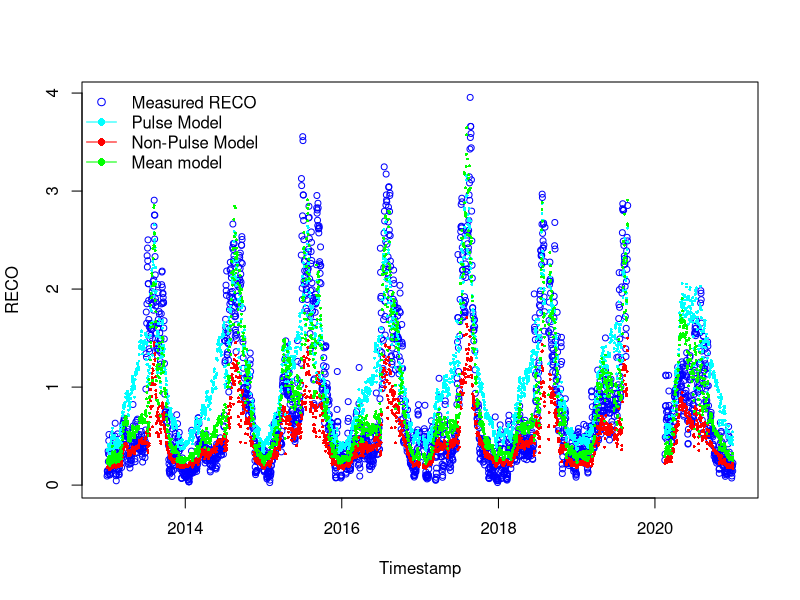
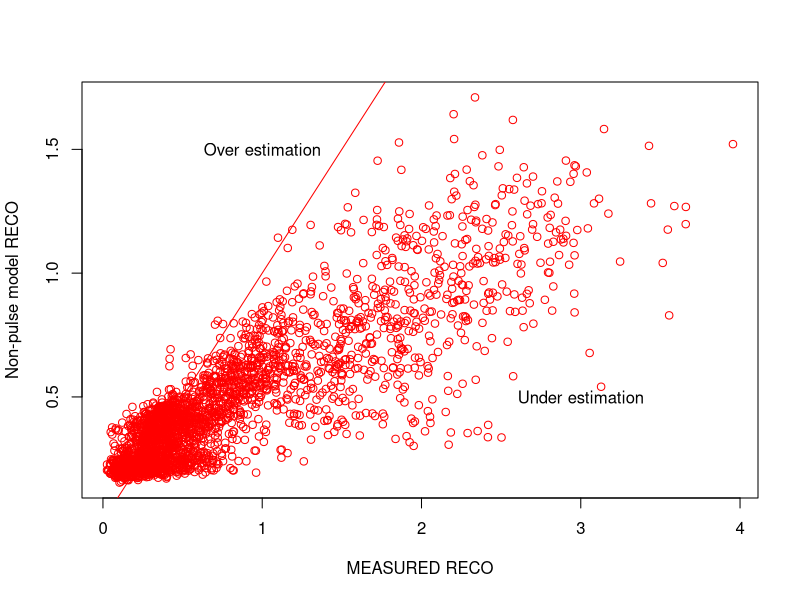
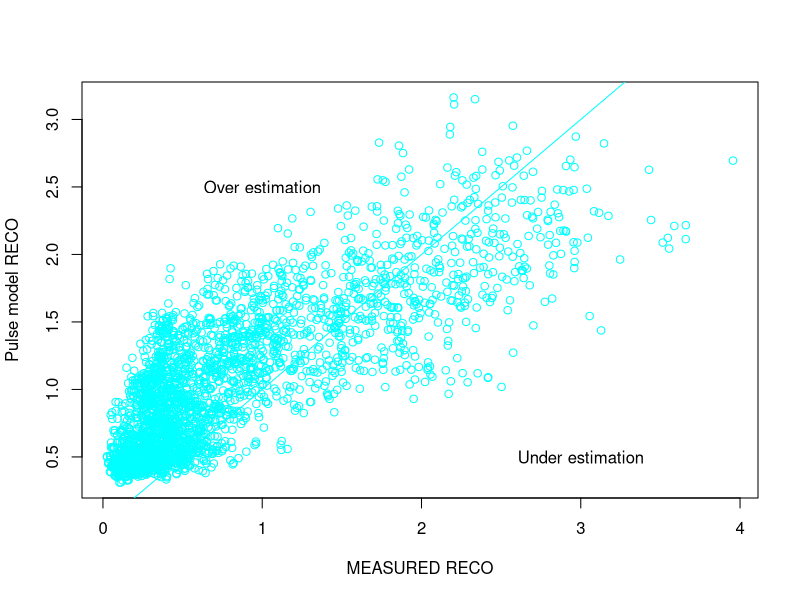
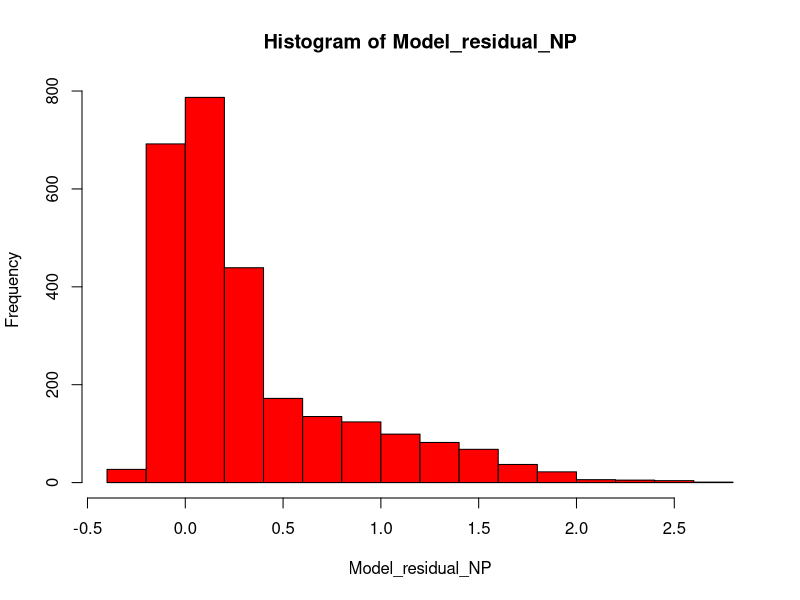
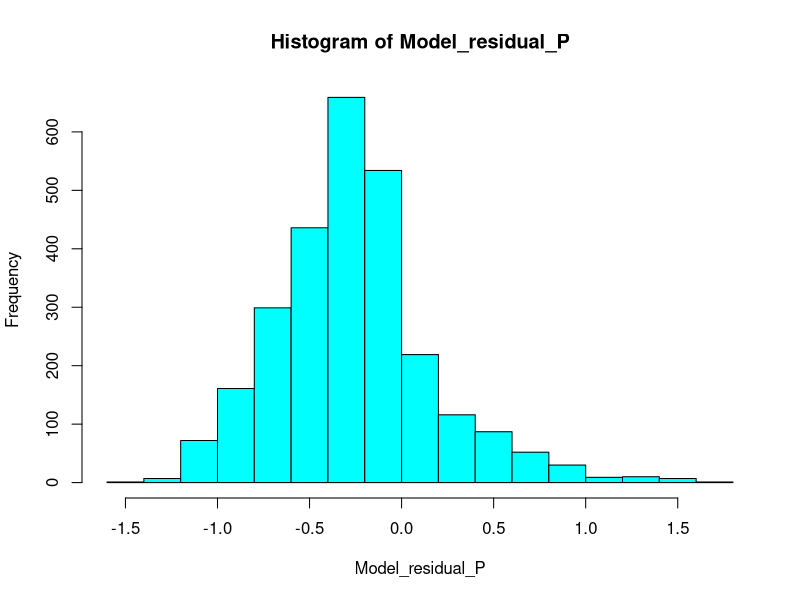
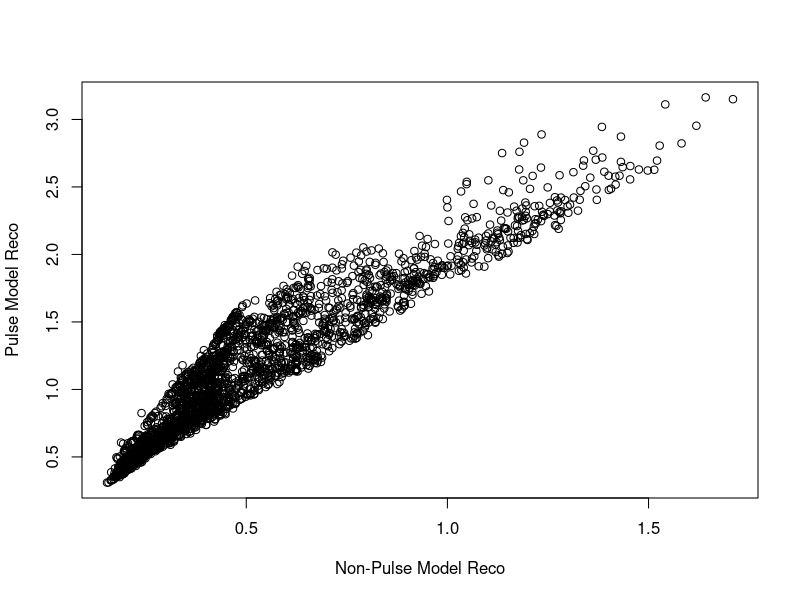
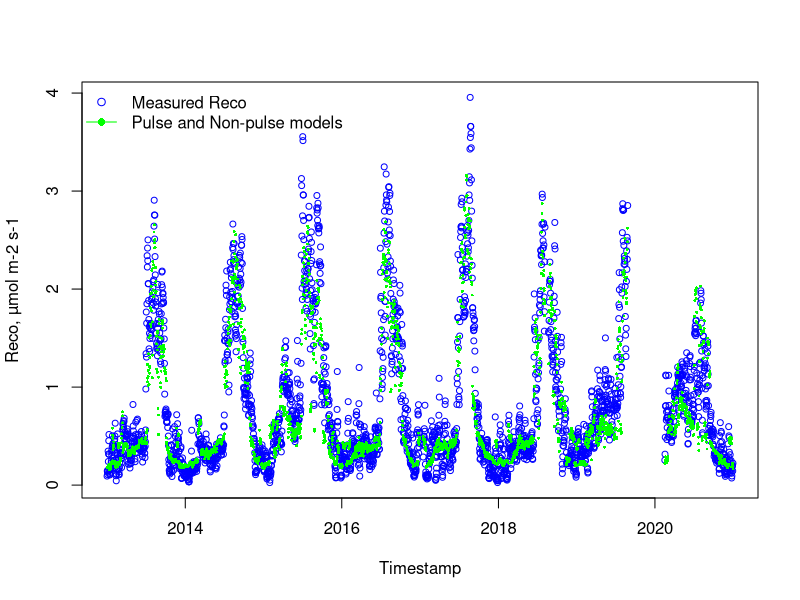
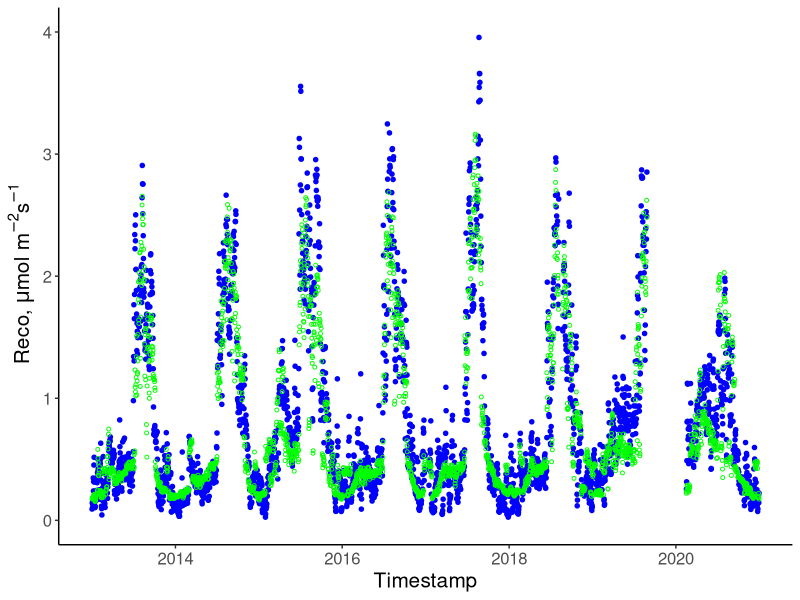

Source code (R) for these figures, in order:
# 17-05-2024
# Anastasia Makhnykina

library(dplyr)
library(tidyr)
library(tidyverse)
library(lubridate)
library(ggplot2)
library(units)
library(stats)
library(grDevices)
library(readr)
library(ggpubr)


# Read other pulse division docs - with "DM" in their names
years_sum1 <- read.csv("data/years_sum1_DM.csv")
years_sum_Pulse0 <- read.csv("data/years_sum_Pulse0_DM.csv")
years_sum_Pulse1 <- read.csv("data/years_sum_Pulse1_DM.csv")

# Make sure in the Date format
years_sum_Pulse0$date <- as.Date(years_sum_Pulse0$date)
years_sum_Pulse1$date <- as.Date(years_sum_Pulse1$date)
years_sum1$date <- as.Date(years_sum1$date)

# CHECK COLUMN NAMES AND DATA TYPES
str(years_sum_Pulse0)
str(years_sum_Pulse1)
str(years_sum1)

####### Non-Pulse model ###################
###########################################

# Remove rows with missing values
years_sum_Pulse0 <- na.omit(years_sum_Pulse0)

# Calculate Soil Moisture
years_sum_Pulse0$meanSWC5 <- as.numeric(as.character(years_sum_Pulse0$meanSWC5))
SoilMoisture <- years_sum_Pulse0$meanSWC5/100

# Assign variables
years_sum_Pulse0$meanST5 <- as.numeric(as.character(years_sum_Pulse0$meanST5))
years_sum_Pulse0$meanGPP <- as.numeric(as.character(years_sum_Pulse0$meanGPP))

meanSWC5_NP <- SoilMoisture
meanST5_NP <- years_sum_Pulse0$meanST5
meanGPP_NP <- years_sum_Pulse0$meanGPP
GPPmax_NP <- max(years_sum_Pulse0$meanGPP, na.rm = TRUE)

########## Fit Non-Pulse model ##################
years_sum_Pulse0$meanRECO <- as.numeric(as.character(years_sum_Pulse0$meanRECO))

Param_model4_NP <- nls(meanRECO ~ Fref*((meanGPP_NP/GPPmax_NP +n)/1+n) *
                         (1-c4*(0.1-meanSWC5_NP)^2)*exp(b4*meanST5_NP), 
                       data = years_sum_Pulse0,
                       start = list(Fref=0.75, c4=56.54, b4=0.04, n=0.84),
                       control = nls.control(maxiter = 1000, minFactor = 0.01)
)
Summary_Model4_NP = summary(Param_model4_NP)

# Formula: meanRECO ~ Fref * ((meanGPP_NP/GPPmax_NP + n)/1 + n) * (1 - c4 * 
#                                                                    (0.1 - meanSWC5_NP)^2) * exp(b4 * meanST5_NP)
# 
#Estimated Wed May 3rd 
# Parameters:
#   Estimate Std. Error t value Pr(>|t|)    
# Fref     0.021298  25.796  < 2e-16 ***
#   c4   14.410701   4.860611   2.965  0.00307 ** 
#   b4    0.034738   0.001528  22.737  < 2e-16 ***
#   n     0.131463   0.004753  27.661  < 2e-16 ***
#   

# NON_Pulse parameters
#Estimate Std. Error t value Pr(>|t|)    
#Fref 0.561731   0.022309  25.179   <2e-16 ***
# c4   8.106202   4.970882   1.631    0.103    
#b4   0.034162   0.001555  21.973   <2e-16 ***
# n    0.129719   0.004816  26.933   <2e-16 ***


#FrefNP = 0.561731
#FrefNP_SE = 0.022309
#SMoptNP =0.125 
#c4NP = 8.106202
#c4NP_SE = 4.970882
#b4NP =  0.034162 
#b4NP_SE = 0.001555
#nNP=  0.129719
#nNP_SE = 0.004816

FrefNP = 0.581979
FrefNP_SE = 0.022416
SMoptNP =0.125 
c4NP = 5.866561
c4NP_SE = 4.914379
b4NP =  0.032845
b4NP_SE = 0.001487
nNP=  0.129888
nNP_SE = 0.004721

#################### Pulse model ##################################
###################################################################

# Remove rows with missing values
years_sum_Pulse1 <- na.omit(years_sum_Pulse1)

# Change the data format 
years_sum_Pulse1$meanSWC5 <- as.numeric(as.character(years_sum_Pulse1$meanSWC5))
years_sum_Pulse1$meanST5 <- as.numeric(as.character(years_sum_Pulse1$meanST5))
years_sum_Pulse1$meanGPP <- as.numeric(as.character(years_sum_Pulse1$meanGPP))
years_sum_Pulse1$meanRECO <- as.numeric(as.character(years_sum_Pulse1$meanRECO))

# Assign variables
SoilMoisture_P =years_sum_Pulse1$meanSWC5/100
meanSWC5_P = SoilMoisture_P
meanST5_P = years_sum_Pulse1$meanST5
meanGPP_P = years_sum_Pulse1$meanGPP
GPPmax_P = max(years_sum_Pulse1$meanGPP, na.rm=TRUE)

Param_model4_P <- nls(meanRECO ~ Fref*((meanGPP_P/GPPmax_P +n)/1+n) *(1-c4*(0.1-meanSWC5_P)^2)*exp(b4*meanST5_P), 
                      data = years_sum_Pulse1,
                      start = list(Fref=0.75,  c4=56.54, b4=0.04, n=0.84),
                      control = nls.control(maxiter = 1000, minFactor = 0.01)
)
Summary_Model4_P = summary(Param_model4_P)

# Parameters:
#   Estimate Std. Error t value Pr(>|t|)    
# Fref   0.616634   0.045269  13.621  < 2e-16 ***
#   c4   -10.431847   1.596214  -6.535 1.01e-10 ***
#   b4     0.044407   0.002129  20.862  < 2e-16 ***
#   n      0.243863   0.014703  16.586  < 2e-16 ***

# Pulse parameters
FrefP = 0.616634 
FrefP_SE = 0.045269
SMoptP =0.125 
c4P = -10.431847   
c4P_SE = 1.596214
b4P = 0.044407
b4P_SE = 0.002129
nP= 0.243863
nP_SE = 0.014703


# Pulse parameters
#FrefP = 0.646765 
#FrefP_SE = 0.044472
#SMoptP =0.125 
#c4P = -10.166789   
#c4P_SE = 1.489036
#b4P = 0.043525
#b4P_SE = 0.001986
#nP= 0.236665
#nP_SE = 0.013583

############### All time model OR MEAN MODEL #################################
################################################################

complete.cases(years_sum1)

# Remove rows with missing values
years_sum1 <- na.omit(years_sum1)

# Change data format
years_sum1$meanSWC5 <- as.numeric(as.character(years_sum1$meanSWC5))
years_sum1$meanST5 <- as.numeric(as.character(years_sum1$meanST5))
years_sum1$meanGPP <- as.numeric(as.character(years_sum1$meanGPP))
years_sum1$meanRECO <- as.numeric(as.character(years_sum1$meanRECO))

# Setting up drivers for all time
All_meanSWC5 =years_sum1$meanSWC5/100
All_meanST5 = years_sum1$meanST5
All_meanGPP = years_sum1$meanGPP
All_GPPmax = max(years_sum1$meanGPP, na.rm = TRUE)

Param_model4_All <- nls(meanRECO ~ Fref*((All_meanGPP/All_GPPmax +nL)/1+nL) *(1-c4L*(0.1-All_meanSWC5)^2)*exp(b4L*All_meanST5), 
                      data = years_sum1,
                      start = list(Fref=0.75,  c4L=56.54, b4L=0.04, nL=0.84),
                      control = nls.control(maxiter = 1000, minFactor = 0.01)
)
Summary_Model4_All = summary(Param_model4_All)

# Parameters:
#   Estimate Std. Error t value Pr(>|t|)    
# Fref   0.616634   0.045269  13.621  < 2e-16 ***
#   c4   -10.431847   1.596214  -6.535 1.01e-10 ***
#   b4     0.044407   0.002129  20.862  < 2e-16 ***
#   n      0.243863   0.014703  16.586  < 2e-16 ***

#FrefL = 1.136042
#FrefL_SE = 0.049023
#SMoptL =0.125 
#c4L = -7.755161   
#c4L_SE = 1.219586
#b4L =  0.036016
#b4L_SE = 0.001490
#nL=  0.079803
#nL_SE = 0.002769


# Mean parameters
FrefL = 1.183562
FrefL_SE = 0.048450
SMoptL =0.125 
c4L = -7.875260   
c4L_SE = 1.160614
b4L = 0.034806
b4L_SE = 0.001412
nL= 0.079416
nL_SE = 0.002654

#run model for full time series based on non-pulse time parameters
ALL_model4_NP = FrefNP*((All_meanGPP/All_GPPmax +nNP)/1+nNP) *(1-c4NP*(SMoptNP-All_meanSWC5)^2)*exp(b4NP*All_meanST5)
#run model for full time series based on pulse time parameters
All_model4_P = FrefP*((All_meanGPP/All_GPPmax +nP)/1+nP) *(1-c4P*(SMoptP-All_meanSWC5)^2)*exp(b4P*All_meanST5)
#run all time model
All_model4 = FrefL*((All_meanGPP/All_GPPmax +nL)/1+nL) *(1-c4P*(SMoptL-All_meanSWC5)^2)*exp(b4L*All_meanST5)

# Plot the RECO time series 
plot(years_sum1$date, years_sum1$meanRECO, type = "p", col = "blue", xlab = "Timestamp", ylab = "RECO", cex = 0.8)

# Add the model output time series to the plot - CORRECT FIGURE
points(years_sum1$date, ALL_model4_NP, col = "red", pch = 16, cex = 0.4)
points(years_sum1$date, All_model4_P, col = "cyan", pch = 16, cex = 0.4, alpha=0.5)
points(years_sum1$date, All_model4, col = "green", pch = 16, cex = 0.4, alpha=0.5)

# create the legend
legend(x = "topleft",
       legend = c("Measured RECO", "Pulse Model", "Non-Pulse Model", "Mean model"),
       pch = c(1, 16, 16,16),
       col = c("blue", "cyan", "red","green"),
       lty = c(NA, 1, 1,1),
       bty = "n")


##### Compare modeled and measured data
plot(years_sum1$meanRECO,ALL_model4_NP, type = "p", col = "red", xlab = "MEASURED RECO", ylab = "Non-pulse model RECO")
text(x = 1, y = 1.5, labels = "Over estimation")
text(x = 3, y = 0.5, labels = "Under estimation")
points( years_sum1$meanRECO,years_sum1$meanRECO,  type = "l", col = "red")

plot(years_sum1$meanRECO,All_model4_P,  type = "p", col = "cyan", xlab = "MEASURED RECO", ylab = "Pulse model RECO")
text(x = 1, y = 2.5, labels = "Over estimation")
text(x = 3, y = 0.5, labels = "Under estimation")
points( years_sum1$meanRECO,years_sum1$meanRECO,  type = "l", col = "cyan")



# Calulate the model residual and investigate whether residuals are higher during pulse times. 
Model_residual_NP = years_sum1$meanRECO-ALL_model4_NP
hist(Model_residual_NP, col = "red")

Model_residual_P = years_sum1$meanRECO - All_model4_P
hist(Model_residual_P, col = "cyan")


# calculate RMSE
rmse_NP <- sqrt(mean((ALL_model4_NP - years_sum1$meanRECO)^2, na.rm = TRUE))
rmse_P <- sqrt(mean((All_model4_P - years_sum1$meanRECO)^2, na.rm = TRUE))
# calculate MAPE
mape_NP <- mean(abs(ALL_model4_NP - years_sum1$meanRECO) / years_sum1$meanRECO, na.rm = TRUE) * 100
mape_P <- mean(abs(All_model4_P - years_sum1$meanRECO) / years_sum1$meanRECO, na.rm = TRUE) * 100
# calculate R-squared
r_squared_NP <- cor(ALL_model4_NP, years_sum1$meanRECO, use = "complete.obs")^2
r_squared_P <- cor(All_model4_P, years_sum1$meanRECO, use = "complete.obs")^2

Reco_NP = sum(ALL_model4_NP, na.rm = TRUE)
Reco_P = sum(All_model4_P, na.rm = TRUE)
Reco_obs = sum(years_sum1$meanRECO, na.rm = TRUE)
Reco_allMean = sum(All_model4, na.rm=TRUE)


plot(ALL_model4_NP,All_model4_P, xlab = "Non-Pulse Model Reco", ylab = "Pulse Model Reco")
 

# Create df just with fluxes and calculate 
Reco_df <- years_sum1 %>%
  select(date, meanRECO, sdReco, max_pulse_duration, rain_event)


Reco_df$PulseM <- All_model4_P
Reco_df$NonPulseM <- ALL_model4_NP
Reco_df$MeanM <- All_model4


Reco1 <- Reco_df %>%
  select (date, meanRECO, max_pulse_duration, PulseM, NonPulseM) %>%
  mutate(case_when(max_pulse_duration == 0 ~ NonPulseM,
                  max_pulse_duration == 8 ~ PulseM,
                max_pulse_duration == 14 ~ PulseM,
                max_pulse_duration == 20 ~ PulseM))
                         


Reco_Measumed = sum(Reco1$meanRECO, na.rm = TRUE)
Reco_PandNP = sum(Reco1$`case_when(...)`, na.rm = TRUE)

plot(Reco_df$date, Reco_df$meanRECO, type = "p", col = "blue", xlab = "Timestamp", 
     ylab =  "Reco, µmol m-2 s-1", cex = 0.8)
     
points(Reco1$date, Reco1$`case_when(...)`, col="green", pch = 16, cex = 0.4, alpha=0.5)
# create the legend
legend(x = "topleft",
       legend = c("Measured Reco", "Pulse and Non-pulse models"),
       pch = c(1, 16),
       col = c("blue", "green"),
       lty = c(NA, 1),
       bty = "n")


Reco_df$Reco_Mean <- Reco1$`case_when(...)`

Reco_df %>%
  na.omit() %>%
  ggplot(aes(x=date))+
  geom_point(aes(y = meanRECO),shape=20, color = "blue", size = 2)+
  geom_point(aes(y=Reco_Mean),shape=1, size = 1, color = "green")+
  theme_classic()+
  theme(text = element_text(size = 15))+
  ylab(~paste("Reco, ", mu, "mol m"^-2,"s"^-1))+
  xlab("Timestamp")+
  ylim(0,4)
  
plot(Reco_df$meanRECO, Reco_df$Reco_Mean, type = "p", col = "black", xlab = "Mesured Reco", 
     ylab =  "Modelled Reco", cex = 0.8)

Reco_df %>%
  ggplot(aes(x=meanRECO, y = Reco_Mean))+
  geom_point(shape=1)+
  theme_classic()+
  theme(text = element_text(size = 15))+
  stat_regline_equation(aes(label = paste(..eq.label..,..rr.label.., sep = "~~~~")))+
  stat_smooth(method = "lm",formula = y ~ x ,size = 1)+
  ylab(~paste("Modelled Reco, ", mu, "mol m"^-2,"s"^-1))+
  xlab(~paste("Measured Reco, ", mu, "mol m"^-2,"s"^-1))+
  #ggtitle('Non-pulse time')+
  ylim(0,5)+
  xlim(0,5)

# calculate RMSE
rmse_MeanMod <- sqrt(sum((Reco_df$Reco_Mean - Reco_df$meanRECO)^2, na.rm=TRUE)/nrow(Reco_df))

# calculate MAPE -  Mean absolute percent error
mape_MeanMod <- mean(abs((Reco_df$Reco_Mean - Reco_df$meanRECO) / Reco_df$meanRECO), na.rm=TRUE) * 100
 
# calculate R-squared
r_squared_MeanMod <- cor(Reco_df$Reco_Mean, Reco_df$meanRECO, use = "complete.obs")^2


###### Calculate cumulative flux for - Mean model, Including Pulse and non-pulse together and measured fluxes ######
####################################################################################################################

### Create df with just fluxes #####

Recodf_new <- Reco_df %>%
  na.omit() %>%
  select (date, meanRECO, MeanM, Reco_Mean)

Recodf_new$culMeasured <- ave(Recodf_new$meanRECO, FUN = cumsum)  
Recodf_new$culMeanMod <- ave(Recodf_new$MeanM, FUN = cumsum)  
Recodf_new$culModelled <- ave(Recodf_new$Reco_Mean, FUN = cumsum)  


plot(Recodf_new$date,Recodf_new$culMeasured,  type = "l", col = "blue", xlab = "Year", 
     ylab =  "Cumulative Reco", cex = 0.8)
lines(Recodf_new$date, Recodf_new$culMeanMod, type = "l", col = "red")
lines(Recodf_new$date, Recodf_new$culModelled, type = "l", col = "green")

legend(x = "topleft",
       legend = c("Measured Reco", "Mean model", "Pulse and Non-pulse models"),
       pch = c(1, 16, 16),
       col = c("blue", "red", "green"),
       lty = c(NA, 1,1),
       bty = "n")
